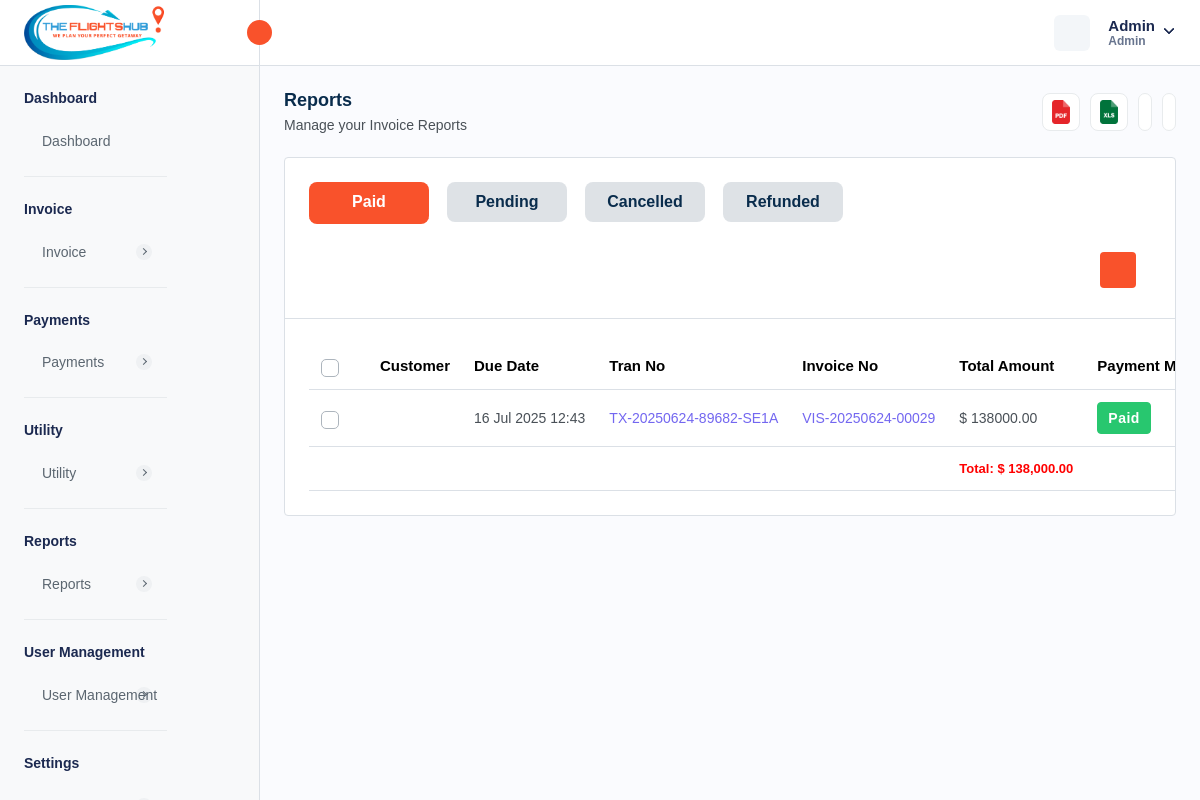
The page /reports.php (signed in) on the database as committed earlier.
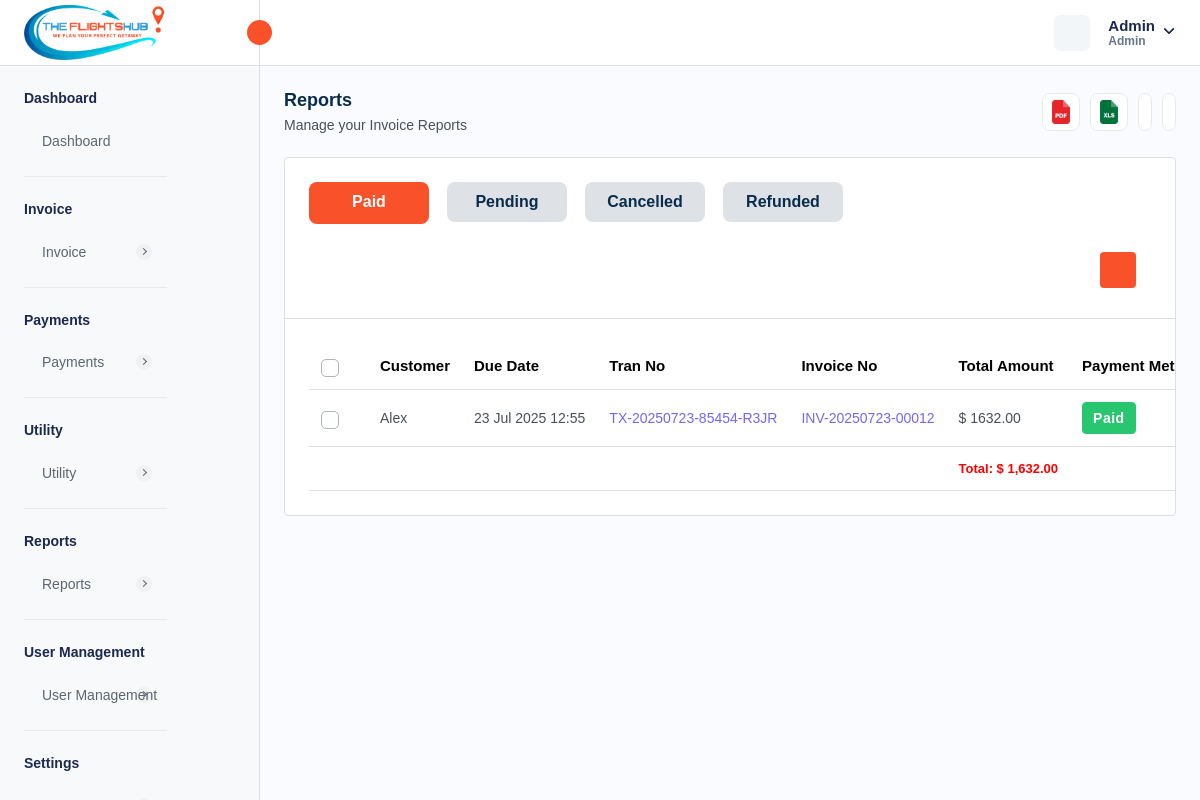
The same page on the database as committed later.
### tables this page shows
CREATE TABLE `invoice` (
  `invoice_id` int NOT NULL AUTO_INCREMENT,
  `invoice_number` varchar(255) NOT NULL,
  `invoice_title` varchar(255) DEFAULT NULL,
  `payment_method` enum('CREDIT_CARD','DEBIT_CARD','CASH','NET_BANKING','PAYPAL','OTHER') NOT NULL,
  `transaction_id` varchar(255) DEFAULT NULL,
  `status` enum('PAID','PENDING','CANCELLED','REFUNDED') NOT NULL,
  `airline_name` text,
  `travel_date` varchar(45) DEFAULT NULL,
  `due_date` varchar(255) DEFAULT NULL,
  `customer_name` varchar(255) DEFAULT NULL,
  `service_id` json DEFAULT NULL,
  `from_location` text,
  `to_location` text,
  `customer_address` longtext,
  `description` longtext,
  `reminder_enabled` int NOT NULL DEFAULT '0',
  `reminder_count` int NOT NULL DEFAULT '0',
  `passenger_details` json DEFAULT NULL,
  `total_amount` decimal(10,2) NOT NULL,
  `created_at` timestamp NULL DEFAULT CURRENT_TIMESTAMP,
  `updated_at` timestamp NULL DEFAULT CURRENT_TIMESTAMP ON UPDATE CURRENT_TIMESTAMP,
  `created_by` int NOT NULL,
  `is_active` int NOT NULL DEFAULT '1',
  PRIMARY KEY (`invoice_id`),
  UNIQUE KEY `invoice_number_UNIQUE` (`invoice_number`),
  UNIQUE KEY `transaction_id_UNIQUE` (`transaction_id`)
);

CREATE TABLE `localization_settings` (
  `id` int NOT NULL AUTO_INCREMENT,
  `language` varchar(50) DEFAULT 'English',
  `timezone` varchar(100) DEFAULT 'UTC',
  `date_format` varchar(20) DEFAULT 'd M Y',
  `time_format` varchar(10) DEFAULT '12',
  `currency_id` int DEFAULT NULL,
  `created_at` datetime DEFAULT CURRENT_TIMESTAMP,
  `updated_at` datetime DEFAULT CURRENT_TIMESTAMP ON UPDATE CURRENT_TIMESTAMP,
  PRIMARY KEY (`id`)
);

CREATE TABLE `currency` (
  `currency_id` int NOT NULL AUTO_INCREMENT,
  `currency_name` varchar(255) DEFAULT NULL,
  `currency_code` varchar(45) DEFAULT NULL,
  `currency_symbol` varchar(45) DEFAULT NULL,
  `currency_rate` decimal(10,2) DEFAULT NULL,
  `created_at` timestamp NULL DEFAULT CURRENT_TIMESTAMP,
  `updated_at` timestamp NULL DEFAULT NULL,
  `is_active` int DEFAULT '1',
  PRIMARY KEY (`currency_id`)
);

### reports.php (the view, shortened to what the changed rows need)
<?php
require "./database/config.php";
try {
    if ($_SERVER['REQUEST_METHOD'] == 'GET') {
        $params = [
            'customer' => isset($_GET['customer']) ? $_GET['customer'] : '',
            'from' => isset($_GET['from']) ? $_GET['from'] : '',
            'to' => isset($_GET['to']) ? $_GET['to'] : '',
        ];
        $hasParams = false;
        if ($hasParams) {
            $customerId = $params['customer'] ?? null;
            $startDate = $params['from'] ?? null;
            $endDate = $params['to'] ?? null;
            $startDate = $startDate ? date('Y-m-d', strtotime($startDate)) : null;
            $endDate = $endDate ? date('Y-m-d', strtotime($endDate)) : null;
            function buildInvoiceQuery($db, $status, $customerId, $startDate, $endDate)
            {
                $query = "
            SELECT *, invoice.status as paymentStatus
            FROM invoice
            WHERE invoice.status = ?
              AND invoice.is_active = 1
        ";
                $types = "s";
                $values = [$status];
                if ($customerId) {
                    $query .= " AND customer.customer_id = ?";
                    $types .= "i";
                    $values[] = $customerId;
                }
                if ($startDate && $endDate) {
                    $query .= " AND DATE(invoice.created_at) BETWEEN ? AND ?";
                    $types .= "ss";
                    $values[] = $startDate;
                    $values[] = $endDate;
                }
                $stmt = $db->prepare($query);
                if (!$stmt)
                    return false;
                if (!empty($values)) {
                    $stmt->bind_param($types, ...$values);
                }
                if ($stmt->execute()) {
                    return $stmt->get_result();
                }
                return [];
            }
            $paidInvoices = buildInvoiceQuery($db, 'PAID', $customerId, $startDate, $endDate);
            $pendingInvoices = buildInvoiceQuery($db, 'PENDING', $customerId, $startDate, $endDate);
            $cancelledInvoices = buildInvoiceQuery($db, 'CANCELLED', $customerId, $startDate, $endDate);
            $refundedInvoices = buildInvoiceQuery($db, 'REFUNDED', $customerId, $startDate, $endDate);
        } else {
            $stmtFetchPaid = $db->prepare("SELECT *,invoice.status as paymentStatus FROM invoice
            WHERE invoice.status = 'PAID' AND invoice.is_active = 1  ");
            if ($stmtFetchPaid->execute()) {
                $paidInvoices = $stmtFetchPaid->get_result();
            }
        }
    }
    $stmtFetchLocalizationSettings = $db->prepare("SELECT * FROM localization_settings INNER JOIN currency ON localization_settings.currency_id = currency.currency_id;");
    $stmtFetchLocalizationSettings->execute();
    $localizationSettings = $stmtFetchLocalizationSettings->get_result()->fetch_array(MYSQLI_ASSOC);
} catch (Exception $e) {
    $_SESSION['error'] = $e->getMessage();
}
?>
<!DOCTYPE html>
<html lang="en">
<head>
    <link rel="stylesheet" href="assets/css/bootstrap.min.css">
    <link rel="stylesheet" href="assets/css/bootstrap-datetimepicker.min.css">
    <link rel="stylesheet" href="assets/plugins/daterangepicker/daterangepicker.css">
    <link rel="stylesheet" href="assets/css/animate.css">
    <link rel="stylesheet" href="assets/plugins/select2/css/select2.min.css">
    <link rel="stylesheet" href="assets/css/dataTables.bootstrap5.min.css">
    <link rel="stylesheet" href="assets/plugins/fontawesome/css/fontawesome.min.css">
    <link rel="stylesheet" href="assets/plugins/fontawesome/css/all.min.css">
    <link rel="stylesheet" href="assets/css/style.css">
    <link rel="stylesheet" href="https://cdn.jsdelivr.net/npm/notyf@3/notyf.min.css" />
</head>
<body>
    <div class="main-wrapper">
        <div class="page-wrapper">
            <div class="content">
                <div class="card table-list-card">
                    <div class="card-body">
                        <div class="tabs-set">
                            <div class="tab-content" id="myTabContent">
                                <div class="tab-pane fade show active" id="paid-report" role="tabpanel"
                                    aria-labelledby="paid-tab">
                                    <div class="table-responsive">
                                        <table class="table datanew">
                                            <thead>
                                                <tr>
                                                    <th>
                                                        <label class="checkboxs">
                                                            <span class="checkmarks"></span>
                                                        </label>
                                                    </th>
                                                    <th>Customer</th>
                                                    <th>Due Date</th>
                                                    <th>Tran No</th>
                                                    <th>Invoice No</th>
                                                    <th>Total Amount</th>
                                                    <th>Payment Method</th>
                                                </tr>
                                            </thead>
                                            <tbody>
                                                <?php
                                                $totalAmountSum = 0;
                                                foreach ($paidInvoices->fetch_all(MYSQLI_ASSOC) as $paidInvoice) {
                                                    $totalAmountSum += $paidInvoice['total_amount'];
                                                    ?>
                                                    <tr>
                                                        <td>
                                                            <label class="checkboxs">
                                                                <span class="checkmarks"></span>
                                                            </label>
                                                        </td>
                                                        <td><?php echo htmlspecialchars($paidInvoice['customer_name']); ?>
                                                        </td>
                                                        <td>
                                                            <?php
                                                            $date = new DateTime($paidInvoice['updated_at']);
                                                            echo htmlspecialchars($date->format(isset($localizationSettings["date_format"]) ? $localizationSettings["date_format"] : "d M Y"));
                                                            ?>
                                                        </td>
                                                        <td class="ref-number">
                                                            <?php echo htmlspecialchars($paidInvoice['transaction_id']); ?>
                                                        </td>
                                                        <td class="ref-number">
                                                            <?php echo htmlspecialchars($paidInvoice['invoice_number']); ?>
                                                        </td>
                                                        <td>
                                                            <?php
                                                            echo (isset($localizationSettings["currency_symbol"]) ? $localizationSettings["currency_symbol"] : "$") . " " . htmlspecialchars($paidInvoice['total_amount']);
                                                            ?>
                                                        </td>
                                                        <td>
                                                            <?php if ($paidInvoice['paymentStatus'] == 'PAID') { ?>
                                                                <span class="badge badge-lg bg-success">Paid</span>
                                                            <?php } elseif ($paidInvoice['paymentStatus'] == 'CANCELLED') { ?>
                                                                <span class="badge badge-lg bg-danger">Cancelled</span>
                                                            <?php } elseif ($paidInvoice['paymentStatus'] == 'PENDING') { ?>
                                                                <span class="badge badge-lg bg-warning">Pending</span>
                                                            <?php } elseif ($paidInvoice['paymentStatus'] == 'REFUNDED') { ?>
                                                                <span class="badge badge-lg bg-primary">Refunded</span>
                                                            <?php } ?>
                                                        </td>
                                                    </tr>
                                                <?php } ?>
                                            </tbody>
                                            <tfoot>
                                                <tr>
                                                    <td>
                                                        <strong>
                                                            <span class="text-danger">Total:
                                                                <?php
                                                                echo (isset($localizationSettings["currency_symbol"]) ? $localizationSettings["currency_symbol"] : "$") . " " . number_format($totalAmountSum, 2);
                                                                ?>
                                                            </span>
                                                        </strong>
                                                    </td>
                                                </tr>
                                            </tfoot>
                                        </table>
                                    </div>
                                </div>
                            </div>
                        </div>
                    </div>
                </div>
            </div>
        </div>
    </div>
</body>
</html>

Rows that differ between the two databases and show on the page:
removed invoice: updated_at.date_format "16 Jul 2025 12:43", transaction "TX-20250624-89682-SE1A", invoice_number "VIS-20250624-00029", $localizationSettings["currency_symbol"] "$", total_amount "138000.00", status "Paid"
added invoice: customer_name "Alex", updated_at.date_format "23 Jul 2025 12:55", transaction "TX-20250723-85454-R3JR", invoice_number "INV-20250723-00012", $localizationSettings["currency_symbol"] "$", total_amount "1632.00", status "Paid"
Other text that changed with them:
$totalAmountSum: "138,000.00" → "1,632.00"
